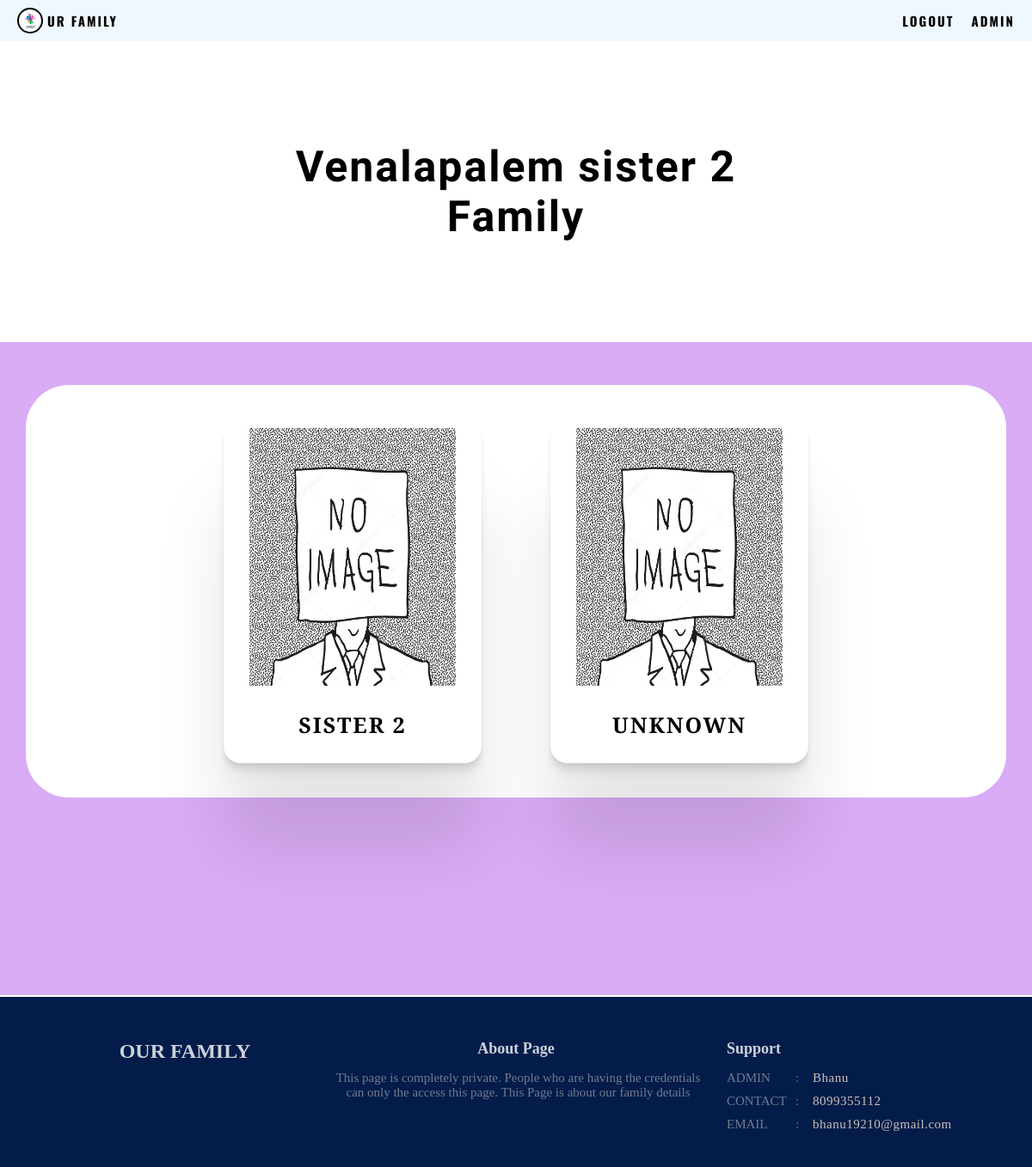
The page /Gen1/venalapalem-2/ (signed in) on the database its author committed.
### base/models.py (models this page shows, shortened)
class Genration_01(models.Model):
     title = models.CharField(max_length=200,null=True)
     name = models.CharField(max_length=100)
     gender = models.CharField(max_length=10,choices=gender)
     main_dp = models.ImageField(upload_to='dp',blank=True)
     partner = models.CharField(max_length=100, null=True , blank=True)
     partner_dp = models.ImageField(upload_to='dp',blank=True)
     slug = models.SlugField(max_length = 20,choices=slug)

### base/views.py (the view)
# urls.py: path('Gen1/<slug:slug>/' ,views.family, name ='family'),
@login_required(login_url  = 'login_page')
def family(request,slug):
    fam = Genration_01.objects.get(slug = slug)
    memb = Genration_02.objects.all()
    context = {'room':memb,'check':fam,'Male':'M','Female':'F'}
    return render(request,'base/appalanaidugaru.html',context)

### base/templates/base/appalanaidugaru.html (shortened to what this page needs)
<!DOCTYPE html>
{% load static %}
<html lang="en">
<head>
    <link rel="stylesheet" href="{% static 'styles/fonts.css' %}">
    <link rel="stylesheet" href="{% static 'styles/footer_responsive.css' %}">
    <link rel="stylesheet" href="{% static 'styles/level_one_c.css' %}">
    <link rel="stylesheet" href="{% static 'styles/main_cs.css' %}">
</head>
<body>
   <div class="container">
    <div>
        <div class="one">
            <div class="nav_bar">
                <div class="logo" id="border">
                    <div class="image"></div>
                    <a href="{% url 'homepage' %}"><h2 style="color: rgb(2, 2, 2);">UR FAMILY</h2></a>
                </div>
               <ul class="menu2" id="border">
                    <li id="font"><a href="{% url 'logout' %}">Logout</a></li>
                    <li id="font"><a href="#admin">Admin</a></li>
               </ul>
            </div>
        </div>
    <div class="content">
        <div class="box1" id="">
            <div class="b1_left1 border">
                {{check.title}}
                 <br>
                 <h1>Family</h1>
            </div>
        </div>
        <div class="box2 box" id="son">
            <a href="">
                <div class="holder">
                    <div class="photo">
                         {% if check.main_dp %}
                            <img src="{{check.main_dp.url}}" alt="">
                         {%else%}
                            <img src="{% static 'images/no image.jpg' %}" alt="">
                         {%endif%}
                    </div>
                    <div class="name">
                        <h1>{{check.name}}</h1>
                    </div>
                </div>
            </a>
            <a href="">
                <div class="holder">
                    <div class="photo">
                        {% if room.main_dp %}
                            <img src="{{check.dp_photo.url}}" alt="">
                         {%else%}
                            <img src="{% static 'images/no image.jpg' %}" alt="">
                         {%endif%}
                    </div>
                    <div class="name">
                        <h1>{{check.partner}}</h1>
                    </div>
                </div>
            </a>
        </div>
    </div>
    <div class="footer" id="admin">
        <div class="margin_box">
            <div class="container container3">
                <div class="section1 section" id="border">
                    <h2>OUR  family</h2>
                </div>
                <div class="section2 section" id="border">
                    <h5>About Page</h5>
                    <div>
                        <p>This page is completely private. People who are having the credentials
                            can only the access this page. This Page is about our family details
                        </p>
                    </div>
                </div>
                <div class="section3 section" id="border">
                    <h5>Support</h5>
                    <ul class="not_responsive">
                        <div>
                            <p class="s3start">Admin</p>
                            <p class="s3middle">:</p>
                            <p class="s3bottom">Bhanu</p>
                        </div>
                        <div>
                            <p class="s3start">Contact</p>
                            <p class="s3middle">:</p>
                            <p class="s3bottom">8099355112</p>
                        </div>
                        <div>
                            <p class="s3start">Email</p>
                            <p class="s3middle">:</p>
                            <p class="s3bottom">bhanu19210@gmail.com</p>
                        </div>
                    </ul>
                </div>
            </div>
        </div>
    </div>
    </div>
   </div>
</body>
</html>

### static/styles/footer_responsive.css (style rules this page uses)
* { margin: 0; padding: 0; box-sizing: border-box; list-style-type: none; text-decoration: none; }
body { background-color: rgb(3, 28, 73); }
.footer { margin-top: 150px; border-top: 2px solid white; width: 100%; height: 200px; background-color: rgb(3, 28, 73); padding-top: 50px; }
.footer .container3 { width:90%; height: auto; margin: auto; display: flex; justify-content: space-around; }
.container .section { width: 300px; height: auto; }
.container .section1 h2 { text-align: center; color: rgba(255, 255, 255,0.8); text-transform: uppercase; }
.footer .section2 { width:auto; height: auto; }
.footer .section2 h5 { text-align: center; font-size: 18px; margin-bottom: 15px; color: rgba(255, 255, 255,0.8); }
.footer .section2 p { color: rgba(223, 217, 217,0.5); width: 450px; font-size: 15px; margin-bottom: 15px; padding: 0px 0px 10px 5px; text-align: center; }
.footer .section3 { padding-left: 10px; }
.footer .section3 h5 { font-size: 18px; margin-bottom: 15px; color: rgba(255, 255, 255,0.8); }
.footer .section3 ul div { color: rgba(223, 217, 217,0.5); font-size: 15px; margin-bottom: 10px; }
.section3 .not_responsive div { display: flex; }
.section3 .not_responsive div .s3start { width: 80px; text-transform: uppercase; }
.section3 .not_responsive div .s3middle { width: 20px; }
.section3 .not_responsive div .s3bottom { width: 50px; color: rgba(250, 235, 215, 0.8); letter-spacing: 0.5px; }

### static/styles/level_one_c.css (style rules this page uses)
* { margin: 0; padding: 0; box-sizing: border-box; text-decoration: none; list-style-type: none; }
.one { padding-bottom: 64px; position: relative; top: 0; }
.one .nav_bar { position: fixed; width: 100%; height: 64px; background-color:aliceblue; color: white; top: 0; display: flex; z-index: 10; }
.nav_bar .logo { width: 40%; display: flex; padding: 0px 20px; justify-content: start; align-items: center; }
.nav_bar .logo .image { background-image: url('../images/family-logo.jpg'); background-size: cover; width: 40px; height:40px; background-color: aquamarine; border-radius: 50%; border: 2px solid black; }
.logo h2 { margin-left: 10px; }
.nav_bar .menu2 { display: none; }
@media (max-width:1200px) { .nav_bar .logo { width: 100%; } }
@media (max-width:1200px) { .one { padding-bottom: 48px; } }
@media (max-width:1200px) { .one .nav_bar { height: 48px; } }
@media (max-width:1200px) { .nav_bar .logo .image { width: 30px; height: 30px; } }
@media (max-width:1200px) { .logo h2 { font-size: 15px; font-family: 'Oswald', sans-serif; letter-spacing: 2px; font-weight: bold; margin-left: 5px; } }
@media (max-width:1200px) { .nav_bar .menu2 { width: 60%; display: flex; justify-content: end; align-items: center; margin-right: 10px; } }
@media (max-width:1200px) { .nav_bar .menu2 li a { font-size: 15px; font-family: 'Oswald', sans-serif; letter-spacing: 2px; text-transform: uppercase; color: rgb(3, 3, 3); font-weight: bold; padding: 5px 10px; } }

### rows shown on the page
Genration_01: title "Venalapalem sister 2", name "SISTER 2", partner "UNKNOWN"
